Frame 1 (no input): blank canvas, image omitted
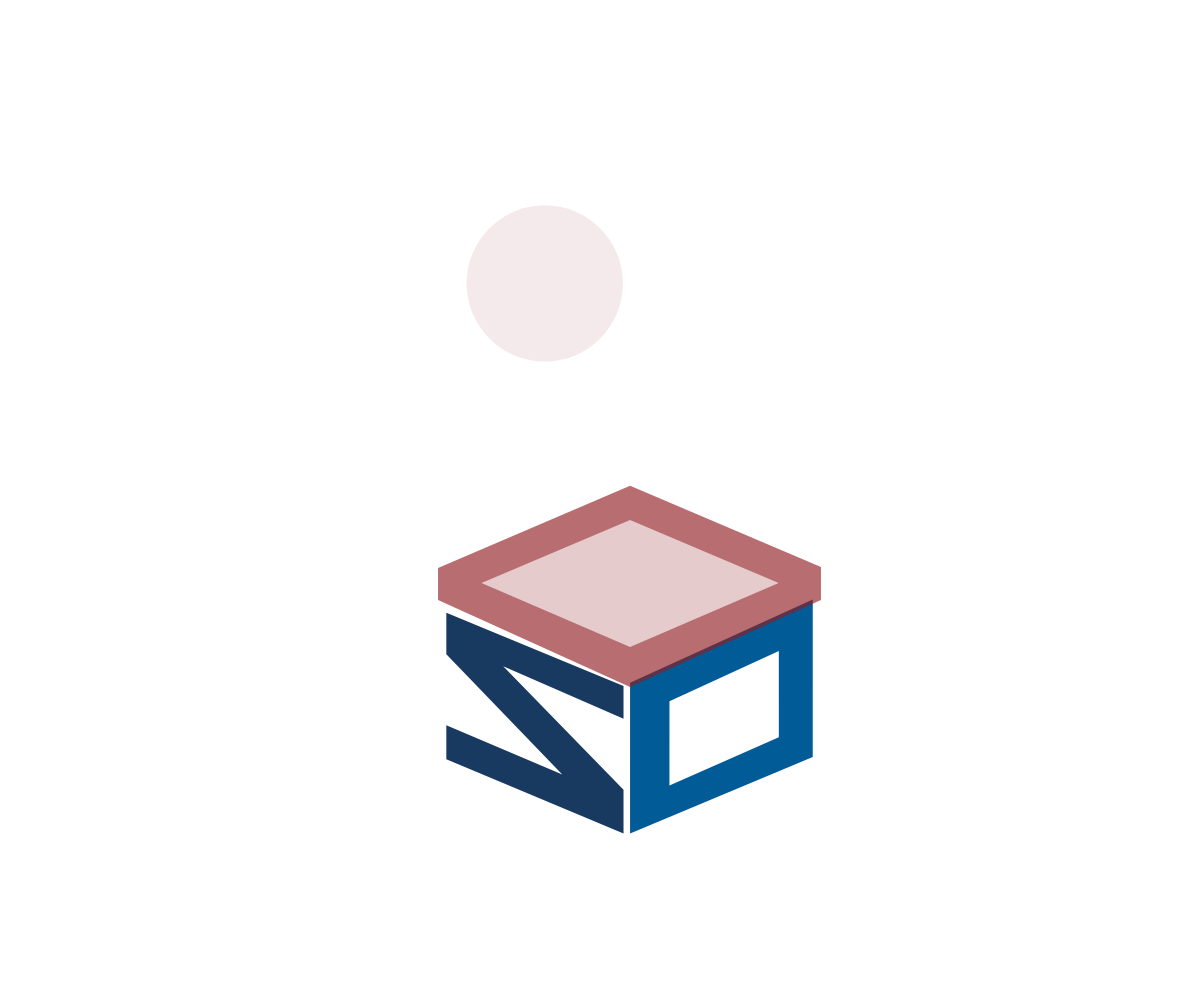
Frame 60 (no input)
Frame 120 (the mouse pressed at the canvas centre since frame 60): identical to frame 60, image omitted

The p5.js sketch that drew this single still picture (run headless with seeded random() and noise() and a simulated clock; from frame 60 on, the mouse is pressed at the canvas centre):

// p5.js sketch
// ── sketch.js
let startTime;

function setup() {
  createCanvas(windowWidth, windowHeight);
  noStroke();
  startTime = millis();
}

function draw() {
  background(255);

  const s = min(width / 513, height / 768) * 0.84;
  const ox = width / 2 - 256.5 * s;
  const oy = height / 2 - 384 * s;
  const t = (millis() - startTime) / 1000;

  push();
  translate(ox, oy);
  scale(s);

  drawSide(t);
  drawTop(t);
  drawBalls(t);

  pop();
}

function drawSide(t) {
  const a = appear(t, 0.15, 0.75);
  const p = popScale(t, 0.15, 0.75);

  push();
  translate(284, 580);
  scale(p);
  translate(-284, -580);

  fill(24, 57, 96, a * 255);
  beginShape();
  vertex(116, 487);
  vertex(278, 554);
  vertex(278, 584);
  vertex(168, 536);
  vertex(278, 649);
  vertex(278, 689);
  vertex(116, 621);
  vertex(116, 590);
  vertex(222, 635);
  vertex(116, 525);
  endShape(CLOSE);

  fill(0, 91, 151, a * 255);
  beginShape();
  vertex(284, 551);
  vertex(451, 475);
  vertex(451, 619);
  vertex(284, 689);
  endShape(CLOSE);

  fill(255, a * 255);
  beginShape();
  vertex(320, 568);
  vertex(420, 522);
  vertex(420, 601);
  vertex(320, 645);
  endShape(CLOSE);

  pop();
}

function drawTop(t) {
  const a = appear(t, 0.55, 0.7);
  const p = popScale(t, 0.55, 0.7);

  push();
  translate(284, 463);
  scale(p);
  translate(-284, -463);

  fill(145, 28, 34, a * 255);
  beginShape();
  vertex(116, 447);
  vertex(284, 375);
  vertex(451, 446);
  vertex(451, 475);
  vertex(284, 551);
  vertex(116, 475);
  endShape(CLOSE);

  fill(255, a * 255);
  beginShape();
  vertex(154, 460);
  vertex(284, 405);
  vertex(414, 460);
  vertex(284, 516);
  endShape(CLOSE);

  pop();
}

function drawBalls(t) {
  ball(206, 186, 138, 145, 28, 34, t, 0.95);
  ball(204, 340, 86, 0, 91, 151, t, 1.2);
  ball(368, 298, 121, 24, 57, 96, t, 1.45);
  ball(321, 437, 63, 145, 28, 34, t, 1.7);
}

function ball(x, y, d, r, g, b, t, delay) {
  const a = appear(t, delay, 0.55);
  const p = popScale(t, delay, 0.55);

  push();
  translate(x, y);
  scale(p);
  fill(r, g, b, a * 255);
  circle(0, 0, d);
  pop();
}

function appear(t, delay, duration) {
  return constrain((t - delay) / duration, 0, 1);
}

function popScale(t, delay, duration) {
  const x = appear(t, delay, duration);
  return 1 + 0.14 * sin(x * PI) * (1 - x);
}

function mousePressed() {
  startTime = millis();
}

function windowResized() {
  resizeCanvas(windowWidth, windowHeight);
}
